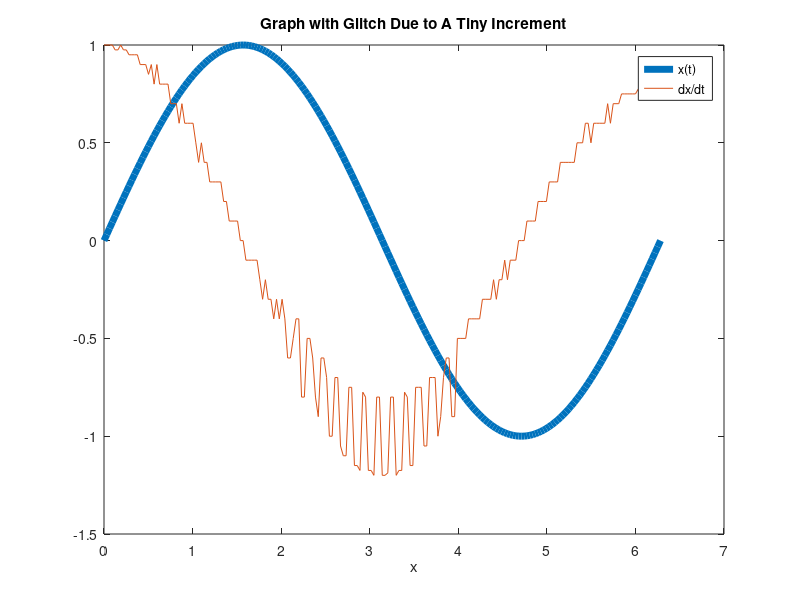
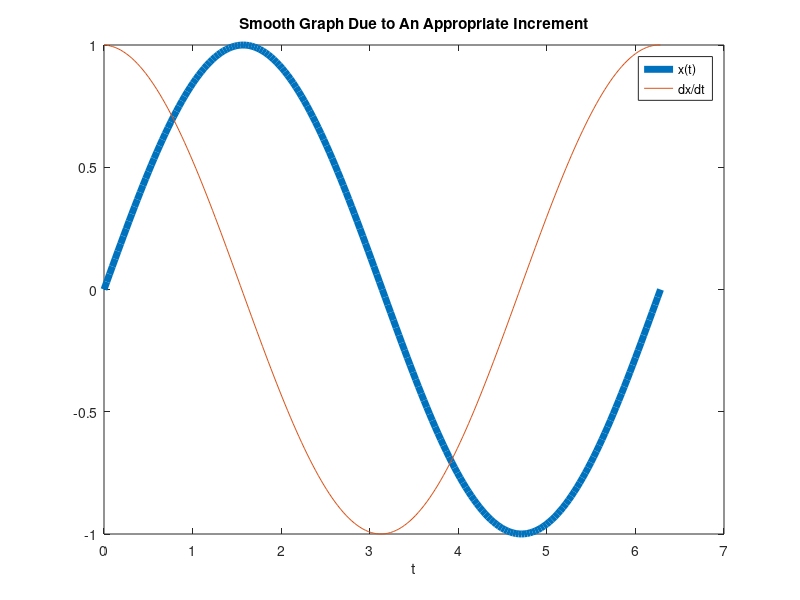

The MATLAB source for these figures, in order:
% 20130427 XY511 15:55
% AbrahamX @ NWPU
% Numerically computing derivertive function
% Figure out how the increment influences computation & results.

% Increment is TOO SMALL
d = pi/100;
t = 0: d: 2*pi;
x = sin(t);
dt = 5 * eps  % See how SMALL it is, through the window.
x_eps = sin(t+dt);
dxdt_eps = (x_eps-x)/dt;  % dt=5*eps, so...
figure(1)  % Several plots in this program, so...
plot(t, x, 'LineWidth', 5)
hold on
plot(t, dxdt_eps)
hold off
legend('x(t)', 'dx/dt')
xlabel('x')
title('Graph with Glitch Due to A Tiny Increment')

% Increment is Appropriate
x_d = sin(t+d);
dxdt_d = (x_d-x)/d;
figure(2)  % A new figure
plot(t, x, 'LineWidth', 5)
hold on
plot(t, dxdt_d)
hold off
legend('x(t)', 'dx/dt')
xlabel('t')
title('Smooth Graph Due to An Appropriate Increment')

% Comment: Let ue reveal WHY figure(1) was SO BAD!
% -------
% The accuracy is still LIMITED in numerical computing.
% When the increment of independent variable, say, dt is 
% too SMALL, then----> f(t+dt) - f(t) ~= eps. These two 
% are very CLOSE! 
% So...(f(t+dt) - f(t)) / dt would result a bad accuracy.
% Let's try df = 0.0000005, dt = 1/(5*df). Then df/dt = 5
% Holy Shit.
